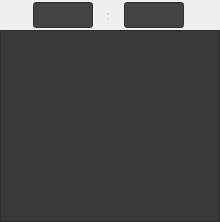
          <widget class="QWidget" name="widget_7" native="true">
           <property name="minimumSize">
            <size>
             <width>220</width>
             <height>0</height>
            </size>
           </property>
           <property name="maximumSize">
            <size>
             <width>220</width>
             <height>16777215</height>
            </size>
           </property>
           <layout class="QVBoxLayout" name="verticalLayout_12">
            <property name="spacing">
             <number>0</number>
            </property>
            <property name="leftMargin">
             <number>0</number>
            </property>
            <property name="topMargin">
             <number>0</number>
            </property>
            <property name="rightMargin">
             <number>0</number>
            </property>
            <property name="bottomMargin">
             <number>0</number>
            </property>
            <item>
             <widget class="QWidget" name="widget_43" native="true">
              <property name="minimumSize">
               <size>
                <width>0</width>
                <height>30</height>
               </size>
              </property>
              <property name="maximumSize">
               <size>
                <width>16777215</width>
                <height>30</height>
               </size>
              </property>
              <layout class="QHBoxLayout" name="horizontalLayout_33" stretch="0,0,0">
               <property name="spacing">
                <number>0</number>
               </property>
               <property name="leftMargin">
                <number>20</number>
               </property>
               <property name="topMargin">
                <number>0</number>
               </property>
               <property name="rightMargin">
                <number>20</number>
               </property>
               <property name="bottomMargin">
                <number>0</number>
               </property>
               <item>
                <widget class="QLineEdit" name="seg1">
                 <property name="minimumSize">
                  <size>
                   <width>60</width>
                   <height>26</height>
                  </size>
                 </property>
                 <property name="maximumSize">
                  <size>
                   <width>60</width>
                   <height>26</height>
                  </size>
                 </property>
                 <property name="styleSheet">
                  <string notr="true">background-color: rgb(66, 67, 68);</string>
                 </property>
                 <property name="echoMode">
                  <enum>QLineEdit::Normal</enum>
                 </property>
                 <property name="alignment">
                  <set>Qt::AlignCenter</set>
                 </property>
                </widget>
               </item>
               <item>
                <widget class="QLabel" name="label_17">
                 <property name="minimumSize">
                  <size>
                   <width>5</width>
                   <height>0</height>
                  </size>
                 </property>
                 <property name="maximumSize">
                  <size>
                   <width>5</width>
                   <height>16777215</height>
                  </size>
                 </property>
                 <property name="font">
                  <font>
                   <pointsize>10</pointsize>
                   <bold>true</bold>
                  </font>
                 </property>
                 <property name="styleSheet">
                  <string notr="true">color: rgb(212, 212, 212);</string>
                 </property>
                 <property name="text">
                  <string>:</string>
                 </property>
                </widget>
               </item>
               <item>
                <widget class="QLineEdit" name="of1">
                 <property name="minimumSize">
                  <size>
                   <width>60</width>
                   <height>26</height>
                  </size>
                 </property>
                 <property name="maximumSize">
                  <size>
                   <width>40</width>
                   <height>26</height>
                  </size>
                 </property>
                 <property name="styleSheet">
                  <string notr="true">background-color: rgb(66, 67, 68);</string>
                 </property>
                 <property name="echoMode">
                  <enum>QLineEdit::Normal</enum>
                 </property>
                 <property name="alignment">
                  <set>Qt::AlignCenter</set>
                 </property>
                </widget>
               </item>
              </layout>
             </widget>
            </item>
            <item>
             <widget class="QWidget" name="widget_44" native="true">
              <layout class="QVBoxLayout" name="verticalLayout_13">
               <property name="spacing">
                <number>0</number>
               </property>
               <property name="leftMargin">
                <number>0</number>
               </property>
               <property name="topMargin">
                <number>0</number>
               </property>
               <property name="rightMargin">
                <number>0</number>
               </property>
               <property name="bottomMargin">
                <number>0</number>
               </property>
               <item>
                <widget class="QPlainTextEdit" name="member">
                 <property name="styleSheet">
                  <string notr="true">background-color: rgb(55, 57, 58);
color: rgb(147, 149, 151);</string>
                 </property>
                 <property name="frameShape">
                  <enum>QFrame::StyledPanel</enum>
                 </property>
                 <property name="textInteractionFlags">
                  <set>Qt::TextSelectableByKeyboard|Qt::TextSelectableByMouse</set>
                 </property>
                </widget>
               </item>
              </layout>
             </widget>
            </item>
           </layout>
          </widget>
